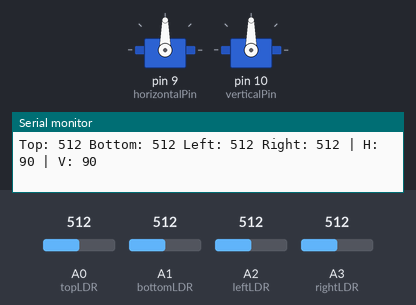
Bench run of a sketch on a simulated Arduino Uno, built with avr-gcc and run on an emulated ATmega328P. On the bench: 2 × servo, the last lines printed to the serial monitor. The inputs (shaded band) are chosen by the test bench; at power-on: A0 (topLDR) = 512, A2 (leftLDR) = 512, A1 (bottomLDR) = 512, A3 (rightLDR) = 512.

Above: at 1.7 s.
1.8 s: A0 (topLDR) set to 476
4.8 s: A0 (topLDR) set to 446
At 6.04 s:
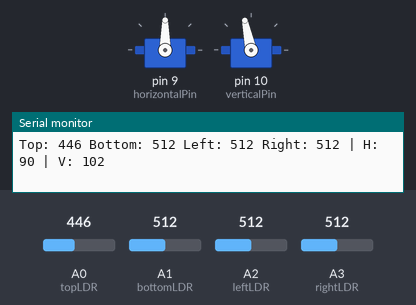
7.8 s: A2 (leftLDR) set to 547
10.8 s: A2 (leftLDR) set to 573
At 11.03 s:
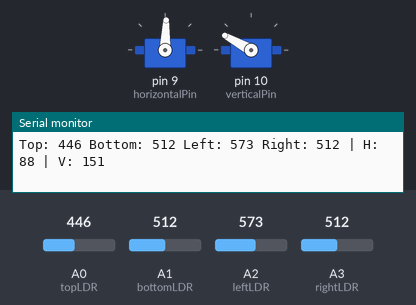
13.8 s: A1 (bottomLDR) set to 490
At 13.98 s:
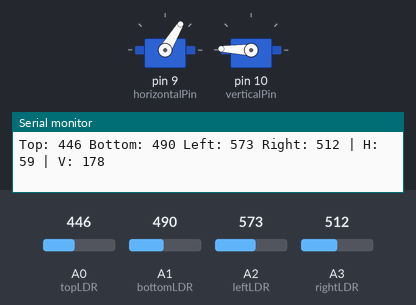
16.8 s: A1 (bottomLDR) set to 306
At 17.04 s:
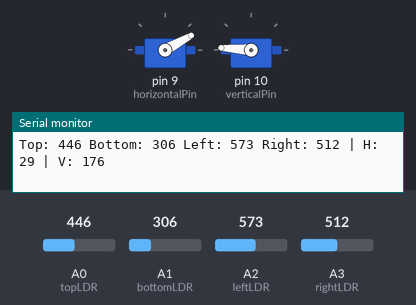
Timing chart, 0 to 24.3 s (numbered marks = the images above; inputs shaded):
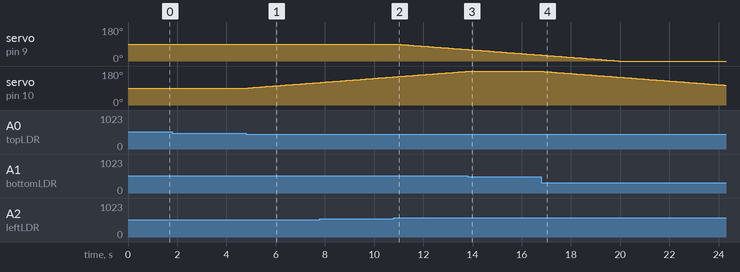

The sketch:

solar_tracker.ino
```cpp
#include <Servo.h>

Servo horizontalServo;
Servo verticalServo;

const int topLDR = A0;
const int bottomLDR = A1;
const int leftLDR = A2;
const int rightLDR = A3;

const int horizontalPin = 9;
const int verticalPin = 10;

int horizontalAngle = 90;
int verticalAngle = 90;

const int threshold = 50;
const int stepSize = 1;

const int minAngle = 0;
const int maxAngle = 180;

void setup() {
  Serial.begin(9600);

  horizontalServo.attach(horizontalPin);
  verticalServo.attach(verticalPin);

  horizontalServo.write(horizontalAngle);
  verticalServo.write(verticalAngle);

  delay(500);
}


void loop() {
  int topValue = analogRead(topLDR);
  int bottomValue = analogRead(bottomLDR);
  int leftValue = analogRead(leftLDR);
  int rightValue = analogRead(rightLDR);

  int horizontalDifference = leftValue - rightValue;
  int verticalDifference = topValue - bottomValue;

  if (horizontalDifference > threshold) {
    horizontalAngle--;
  }
  else if (horizontalDifference < -threshold) {
    horizontalAngle++;
  }

  if (verticalDifference > threshold) {
    verticalAngle--;
  }
  else if (verticalDifference < -threshold) {
    verticalAngle++;
  }

  horizontalAngle = constrain(horizontalAngle, 0, 180);
  verticalAngle = constrain(verticalAngle, 0, 180);

  horizontalServo.write(horizontalAngle);
  verticalServo.write(verticalAngle);

  Serial.print("Top: "); Serial.print(topValue);
  Serial.print(" Bottom: "); Serial.print(bottomValue);
  Serial.print(" Left: "); Serial.print(leftValue);
  Serial.print(" Right: "); Serial.print(rightValue);
  Serial.print(" | H: "); Serial.print(horizontalAngle);
  Serial.print(" | V: "); Serial.println(verticalAngle);

  delay(100);
}
```

Measured:
- the behaviour switches between 462 and 461 on A0 (topLDR) (found by bisection; images 0 and 1)
- the behaviour switches between 562 and 563 on A2 (leftLDR) (found by bisection; images 1 and 2)
- the behaviour switches between 497 and 496 on A1 (bottomLDR) (found by bisection; images 2 and 3)
- after the input at 4.8 s, servo on pin 10 (verticalPin): moves from 90° to 119° over 2.9 s, starting after 0.08 s
- after the input at 10.8 s, servo on pin 9 (horizontalPin): moves from 90° to 61° over 2.9 s, starting after 0.08 s
- after the input at 13.8 s, servo on pin 10 (verticalPin): stays 178° (without the input it goes to 179° after 0.04 s)
- after the input at 16.8 s, servo on pin 10 (verticalPin): moves from 178° to 105° over 7.3 s, starting after 0.09 s
